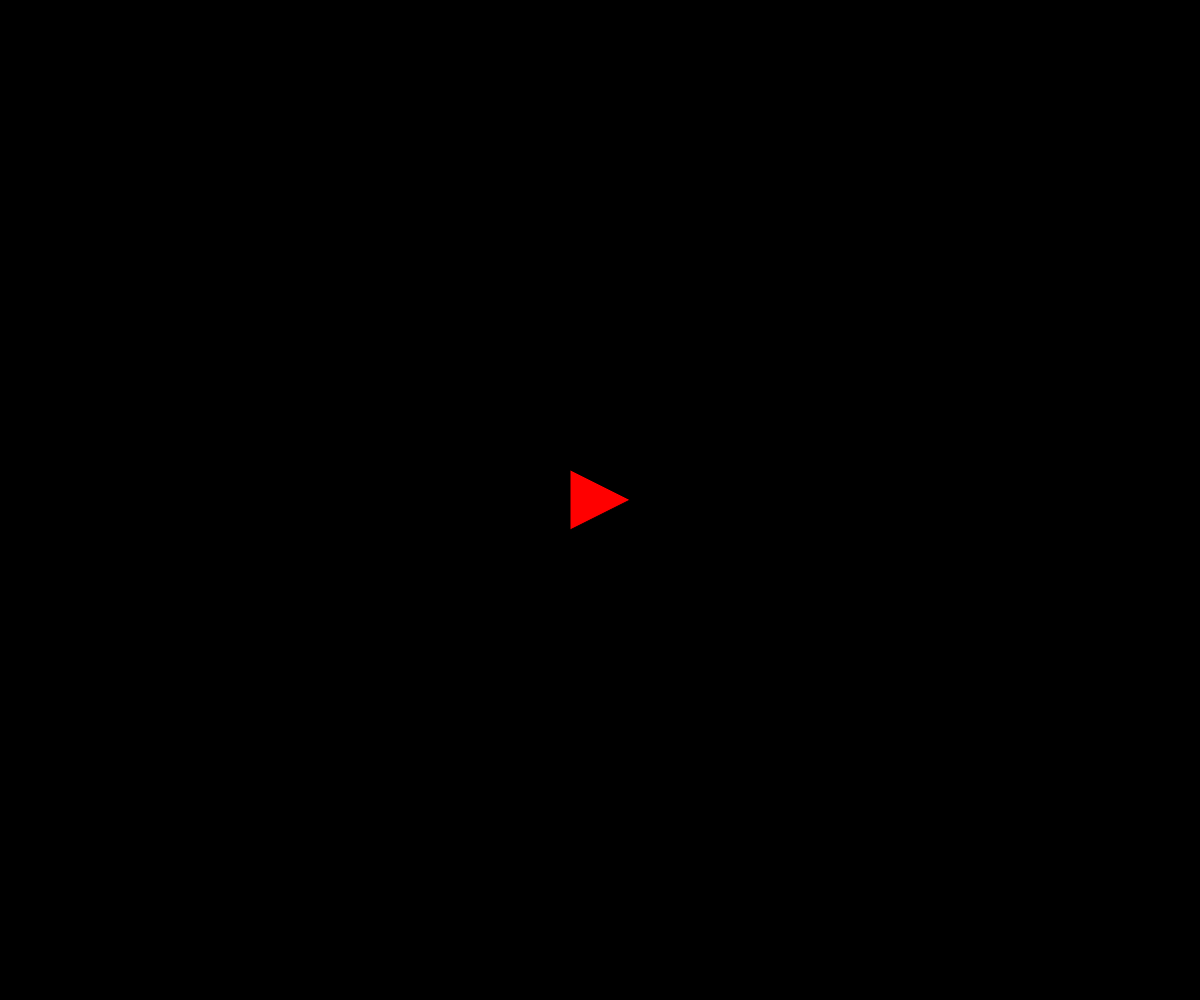
Frame 1 (no input)
Frame 60 (no input): identical to frame 1, image omitted
Frame 120 (the mouse pressed at the canvas centre since frame 60): identical to frame 1, image omitted

The p5.js sketch that drew this single still picture (run headless with seeded random() and noise() and a simulated clock; from frame 60 on, the mouse is pressed at the canvas centre):

// p5.js sketch
// ── sketch.js
let plane
function setup(){

    createCanvas(windowWidth,windowHeight)
    
    plane = new Plane();
}

function draw(){
    background(0)
    plane.show()
    plane.turn()
    plane.update()
    plane.boundaries()
}

function keyReleased(){
    plane.setRotation(0);
  }

function keyPressed(){
    if(keyCode == RIGHT_ARROW){
        plane.setRotation(0.1)
    } else if(keyCode == LEFT_ARROW){
        plane.setRotation(-0.1)
    } else if(keyCode == UP_ARROW){
        plane.applyForce();
        
    } 
}
// ── bullets.js
class Bullets {
    constructor(plane){
       this.position = createVector(plane.pos.x, plane.pos.y)
       this.velocity = p5.Vector.fromAngle(plane.h)
       this.velocity.mult(5)
       
    }

    show(){
        push()
        fill(255,255,0)
        circle(this.position.x,this.position.y,10)
        pop()

        
    }
    update() {
        this.position.add(this.velocity)
    }

    shot(obstacle){
        let distance = dist(this.position.x,this.position.y,obstacle.position.x,obstacle.position.y)

        if(distance <= obstacle.r){
            return true
        } else {
            return false
        }
    }
}
// ── obstacle.js
class Obstacle {
    constructor() {
        this.position = createVector(random(width), random(height));
        this.r = random(10, 50);
        this.velocity = p5.Vector.random2D();
        this.corners = floor(random(4,20));
        this.arr = [];
        for(let i=0;i<this.corners;i++) {
            this.arr[i] = random(-this.r /2, this.r/2);
        }
    }

    show() {
        push();
        translate(this.position.x, this.position.y);
        beginShape();
        for(let i=0; i<this.corners; i++) {
            let r = this.r + this.arr[i];
            let a = map(i, 0, this.corners, 0, TWO_PI);
            let x = r * cos(a);
            let y = r * sin(a);
            vertex(x, y);
        }
        endShape();
        pop();
    }
    move() {
        if(this.position.x<=width || this.position.y <=height ){
             this.position.add(this.velocity)
        }else {
           this.position.add(-this.velocity)
        }
  
    }
    boundaries(){
    if (this.position.x > width + this.r) {
      this.position.x = -this.r;
    } else if (this.position.x < -this.r) {
      this.position.x = width + this.r;
    }
    if (this.position.y > height + this.r) {
      this.position.y = -this.r;
    } else if (this.position.y < -this.r) {
      this.position.y = height + this.r;
    }
    }
    
}
// ── plane.js
class Plane {
    constructor(){
        this.position = createVector(width/2, height/2);
        this.r = 30;
        this.h = 0;
        this.rotation = 0;
        this.velocity = createVector(0,0);
    }
    show(){
        fill(255,0,0)
        translate(this.position.x, this.position.y)
        rotate(this.h + PI/2);
        triangle(-this.r, this.r, this.r, this.r, 0, -this.r)
    }

    update(){
        this.position.add(this.velocity)
    }

    applyForce() {
        let f = p5.Vector.fromAngle(this.h)
        f.mult(0.3)
        this.velocity.add(f);

    }
    
    setRotation(x){
        this.rotation = x;
    }

    turn(){
        this.h += this.rotation;
    }

    boundaries(){
        if(this.position.x > width+this.r){
            this.position.x = -this.r;
        }else if(this.position.x < -this.r){
            this.position.x = width+this.r;
        } else if(this.position.y > height+this.r){
            this.position.y = -this.r;
        } else if(this.position.y < -this.r){
            this.position.y = height+this.r;
        }
    }
}
